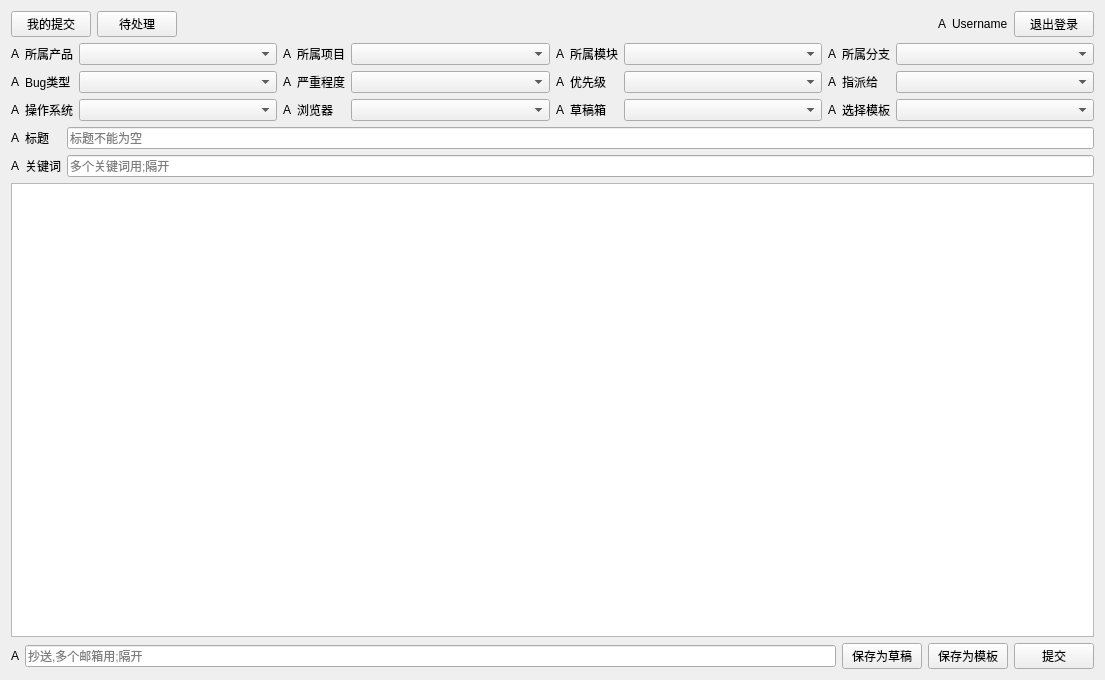
<?xml version="1.0" encoding="UTF-8"?>
<ui version="4.0">
 <class>MainWindow</class>
 <widget class="QWidget" name="MainWindow">
  <property name="geometry">
   <rect>
    <x>0</x>
    <y>0</y>
    <width>1105</width>
    <height>680</height>
   </rect>
  </property>
  <property name="windowTitle">
   <string>Form</string>
  </property>
  <layout class="QGridLayout" name="gridLayout_5">
   <item row="0" column="0">
    <layout class="QGridLayout" name="gridLayout_2">
     <item row="0" column="0">
      <widget class="QPushButton" name="my_commit_btn">
       <property name="toolTip">
        <string>我的提交 查看我提交的工单</string>
       </property>
       <property name="text">
        <string>我的提交</string>
       </property>
      </widget>
     </item>
     <item row="0" column="1">
      <widget class="QPushButton" name="assigned_me_btn">
       <property name="toolTip">
        <string>待处理 查看指派给我的工单</string>
       </property>
       <property name="text">
        <string>待处理</string>
       </property>
      </widget>
     </item>
     <item row="0" column="2">
      <spacer name="horizontalSpacer">
       <property name="orientation">
        <enum>Qt::Horizontal</enum>
       </property>
       <property name="sizeHint" stdset="0">
        <size>
         <width>40</width>
         <height>20</height>
        </size>
       </property>
      </spacer>
     </item>
     <item row="0" column="3">
      <widget class="QLabel" name="user_name_icon">
       <property name="text">
        <string>A</string>
       </property>
      </widget>
     </item>
     <item row="0" column="4">
      <widget class="QLabel" name="user_name_label">
       <property name="text">
        <string>Username</string>
       </property>
      </widget>
     </item>
     <item row="0" column="5">
      <widget class="QPushButton" name="logout_btn">
       <property name="text">
        <string>退出登录</string>
       </property>
      </widget>
     </item>
    </layout>
   </item>
   <item row="1" column="0">
    <layout class="QGridLayout" name="gridLayout">
     <item row="0" column="0">
      <widget class="QLabel" name="product_icon">
       <property name="text">
        <string>A</string>
       </property>
      </widget>
     </item>
     <item row="0" column="1">
      <widget class="QLabel" name="product_label">
       <property name="text">
        <string>所属产品</string>
       </property>
      </widget>
     </item>
     <item row="0" column="2">
      <widget class="QComboBox" name="product_box">
       <property name="sizePolicy">
        <sizepolicy hsizetype="Expanding" vsizetype="Fixed">
         <horstretch>0</horstretch>
         <verstretch>0</verstretch>
        </sizepolicy>
       </property>
       <property name="toolTip">
        <string>&lt;html&gt;&lt;head/&gt;&lt;body&gt;&lt;p&gt;所属产品 &lt;span style=&quot; font-weight:600; color:#ff0000;&quot;&gt;必填&lt;/span&gt;&lt;/p&gt;&lt;/body&gt;&lt;/html&gt;</string>
       </property>
       <property name="layoutDirection">
        <enum>Qt::LeftToRight</enum>
       </property>
       <property name="placeholderText">
        <string/>
       </property>
      </widget>
     </item>
     <item row="0" column="3">
      <widget class="QLabel" name="project_icon">
       <property name="text">
        <string>A</string>
       </property>
      </widget>
     </item>
     <item row="0" column="4">
      <widget class="QLabel" name="project_label">
       <property name="text">
        <string>所属项目</string>
       </property>
      </widget>
     </item>
     <item row="0" column="5">
      <widget class="QComboBox" name="project_box">
       <property name="sizePolicy">
        <sizepolicy hsizetype="Expanding" vsizetype="Fixed">
         <horstretch>0</horstretch>
         <verstretch>0</verstretch>
        </sizepolicy>
       </property>
       <property name="toolTip">
        <string>&lt;html&gt;&lt;head/&gt;&lt;body&gt;&lt;p&gt;所属项目 &lt;span style=&quot; font-weight:600; color:#ff0000;&quot;&gt;必填&lt;/span&gt;&lt;/p&gt;&lt;/body&gt;&lt;/html&gt;</string>
       </property>
      </widget>
     </item>
     <item row="0" column="6">
      <widget class="QLabel" name="module_icon">
       <property name="text">
        <string>A</string>
       </property>
      </widget>
     </item>
     <item row="0" column="7">
      <widget class="QLabel" name="module_label">
       <property name="text">
        <string>所属模块</string>
       </property>
      </widget>
     </item>
     <item row="0" column="8">
      <widget class="QComboBox" name="module_box">
       <property name="sizePolicy">
        <sizepolicy hsizetype="Expanding" vsizetype="Fixed">
         <horstretch>0</horstretch>
         <verstretch>0</verstretch>
        </sizepolicy>
       </property>
       <property name="toolTip">
        <string>所属模块 选填</string>
       </property>
      </widget>
     </item>
     <item row="0" column="9">
      <widget class="QLabel" name="branch_icon">
       <property name="text">
        <string>A</string>
       </property>
      </widget>
     </item>
     <item row="0" column="10">
      <widget class="QLabel" name="branch_label">
       <property name="text">
        <string>所属分支</string>
       </property>
      </widget>
     </item>
     <item row="0" column="11">
      <widget class="QComboBox" name="branch_box">
       <property name="sizePolicy">
        <sizepolicy hsizetype="Expanding" vsizetype="Fixed">
         <horstretch>0</horstretch>
         <verstretch>0</verstretch>
        </sizepolicy>
       </property>
       <property name="toolTip">
        <string>所属分支 选填</string>
       </property>
      </widget>
     </item>
     <item row="1" column="0">
      <widget class="QLabel" name="type_icon">
       <property name="text">
        <string>A</string>
       </property>
      </widget>
     </item>
     <item row="1" column="1">
      <widget class="QLabel" name="type_label">
       <property name="text">
        <string>Bug类型</string>
       </property>
      </widget>
     </item>
     <item row="1" column="2">
      <widget class="QComboBox" name="type_box">
       <property name="sizePolicy">
        <sizepolicy hsizetype="Expanding" vsizetype="Fixed">
         <horstretch>0</horstretch>
         <verstretch>0</verstretch>
        </sizepolicy>
       </property>
       <property name="toolTip">
        <string>&lt;html&gt;&lt;head/&gt;&lt;body&gt;&lt;p&gt;Bug类型 &lt;span style=&quot; font-weight:600; color:#ff0000;&quot;&gt;必填&lt;/span&gt;&lt;/p&gt;&lt;/body&gt;&lt;/html&gt;</string>
       </property>
      </widget>
     </item>
     <item row="1" column="3">
      <widget class="QLabel" name="severity_icon">
       <property name="text">
        <string>A</string>
       </property>
      </widget>
     </item>
     <item row="1" column="4">
      <widget class="QLabel" name="severity_label">
       <property name="text">
        <string>严重程度</string>
       </property>
      </widget>
     </item>
     <item row="1" column="5">
      <widget class="QComboBox" name="severity_box">
       <property name="sizePolicy">
        <sizepolicy hsizetype="Expanding" vsizetype="Fixed">
         <horstretch>0</horstretch>
         <verstretch>0</verstretch>
        </sizepolicy>
       </property>
       <property name="toolTip">
        <string>&lt;html&gt;&lt;head/&gt;&lt;body&gt;&lt;p&gt;严重程度 &lt;span style=&quot; font-weight:600; color:#ff0000;&quot;&gt;必填&lt;/span&gt;&lt;/p&gt;&lt;/body&gt;&lt;/html&gt;</string>
       </property>
      </widget>
     </item>
     <item row="1" column="6">
      <widget class="QLabel" name="pri_icon">
       <property name="text">
        <string>A</string>
       </property>
      </widget>
     </item>
     <item row="1" column="7">
      <widget class="QLabel" name="pri_label">
       <property name="text">
        <string>优先级</string>
       </property>
      </widget>
     </item>
     <item row="1" column="8">
      <widget class="QComboBox" name="pri_box">
       <property name="sizePolicy">
        <sizepolicy hsizetype="Expanding" vsizetype="Fixed">
         <horstretch>0</horstretch>
         <verstretch>0</verstretch>
        </sizepolicy>
       </property>
       <property name="toolTip">
        <string>&lt;html&gt;&lt;head/&gt;&lt;body&gt;&lt;p&gt;优先级 &lt;span style=&quot; font-weight:600; color:#ff0000;&quot;&gt;必填&lt;/span&gt;&lt;/p&gt;&lt;/body&gt;&lt;/html&gt;</string>
       </property>
      </widget>
     </item>
     <item row="1" column="9">
      <widget class="QLabel" name="version_icon">
       <property name="text">
        <string>A</string>
       </property>
      </widget>
     </item>
     <item row="1" column="10">
      <widget class="QLabel" name="assigned_label">
       <property name="text">
        <string>指派给</string>
       </property>
      </widget>
     </item>
     <item row="1" column="11">
      <widget class="QComboBox" name="assigned_box">
       <property name="toolTip">
        <string>&lt;html&gt;&lt;head/&gt;&lt;body&gt;&lt;p&gt;指派给 &lt;span style=&quot; font-weight:600; color:#ff0000;&quot;&gt;必填&lt;/span&gt;&lt;/p&gt;&lt;/body&gt;&lt;/html&gt;</string>
       </property>
      </widget>
     </item>
     <item row="2" column="0">
      <widget class="QLabel" name="os_icon">
       <property name="text">
        <string>A</string>
       </property>
      </widget>
     </item>
     <item row="2" column="1">
      <widget class="QLabel" name="os_label">
       <property name="text">
        <string>操作系统</string>
       </property>
      </widget>
     </item>
     <item row="2" column="2">
      <widget class="QComboBox" name="os_box">
       <property name="sizePolicy">
        <sizepolicy hsizetype="Expanding" vsizetype="Fixed">
         <horstretch>0</horstretch>
         <verstretch>0</verstretch>
        </sizepolicy>
       </property>
       <property name="toolTip">
        <string>操作系统 选填</string>
       </property>
      </widget>
     </item>
     <item row="2" column="3">
      <widget class="QLabel" name="browser_icon">
       <property name="text">
        <string>A</string>
       </property>
      </widget>
     </item>
     <item row="2" column="4">
      <widget class="QLabel" name="browser_label">
       <property name="text">
        <string>浏览器</string>
       </property>
      </widget>
     </item>
     <item row="2" column="5">
      <widget class="QComboBox" name="browser_box">
       <property name="sizePolicy">
        <sizepolicy hsizetype="Expanding" vsizetype="Fixed">
         <horstretch>0</horstretch>
         <verstretch>0</verstretch>
        </sizepolicy>
       </property>
       <property name="toolTip">
        <string>浏览器 选填</string>
       </property>
      </widget>
     </item>
     <item row="2" column="6">
      <widget class="QLabel" name="draft_icon">
       <property name="text">
        <string>A</string>
       </property>
      </widget>
     </item>
     <item row="2" column="7">
      <widget class="QLabel" name="draft_label">
       <property name="text">
        <string>草稿箱</string>
       </property>
      </widget>
     </item>
     <item row="2" column="8">
      <widget class="QComboBox" name="draft_box">
       <property name="sizePolicy">
        <sizepolicy hsizetype="Expanding" vsizetype="Fixed">
         <horstretch>0</horstretch>
         <verstretch>0</verstretch>
        </sizepolicy>
       </property>
       <property name="toolTip">
        <string>草稿箱 选择保存的草稿继续编辑</string>
       </property>
      </widget>
     </item>
     <item row="2" column="9">
      <widget class="QLabel" name="template_icon">
       <property name="text">
        <string>A</string>
       </property>
      </widget>
     </item>
     <item row="2" column="10">
      <widget class="QLabel" name="template_label">
       <property name="text">
        <string>选择模板</string>
       </property>
      </widget>
     </item>
     <item row="2" column="11">
      <widget class="QComboBox" name="template_box">
       <property name="sizePolicy">
        <sizepolicy hsizetype="Expanding" vsizetype="Fixed">
         <horstretch>0</horstretch>
         <verstretch>0</verstretch>
        </sizepolicy>
       </property>
       <property name="toolTip">
        <string>选择模板 复用模板快速编辑</string>
       </property>
      </widget>
     </item>
    </layout>
   </item>
   <item row="2" column="0">
    <layout class="QGridLayout" name="gridLayout_3">
     <item row="0" column="0">
      <widget class="QLabel" name="title_icon">
       <property name="text">
        <string>A</string>
       </property>
      </widget>
     </item>
     <item row="0" column="1">
      <widget class="QLabel" name="title_label">
       <property name="text">
        <string>标题</string>
       </property>
      </widget>
     </item>
     <item row="0" column="2">
      <widget class="QLineEdit" name="title_edit">
       <property name="toolTip">
        <string>&lt;html&gt;&lt;head/&gt;&lt;body&gt;&lt;p&gt;标题 &lt;span style=&quot; font-weight:600; color:#ff0000;&quot;&gt;必填&lt;/span&gt;&lt;/p&gt;&lt;/body&gt;&lt;/html&gt;</string>
       </property>
       <property name="text">
        <string/>
       </property>
       <property name="placeholderText">
        <string>标题不能为空</string>
       </property>
      </widget>
     </item>
     <item row="1" column="0">
      <widget class="QLabel" name="keywords_icon">
       <property name="text">
        <string>A</string>
       </property>
      </widget>
     </item>
     <item row="1" column="1">
      <widget class="QLabel" name="keywords_label">
       <property name="text">
        <string>关键词</string>
       </property>
      </widget>
     </item>
     <item row="1" column="2">
      <widget class="QLineEdit" name="keywords_edit">
       <property name="toolTip">
        <string>关键词 选填</string>
       </property>
       <property name="placeholderText">
        <string>多个关键词用;隔开</string>
       </property>
      </widget>
     </item>
    </layout>
   </item>
   <item row="3" column="0">
    <widget class="QPlainTextEdit" name="main_edit">
     <property name="toolTip">
      <string>&lt;html&gt;&lt;head/&gt;&lt;body&gt;&lt;p&gt;主要内容 描述复现步骤 定位思路 &lt;span style=&quot; font-weight:600; color:#ff0000;&quot;&gt;必填&lt;/span&gt;&lt;/p&gt;&lt;/body&gt;&lt;/html&gt;</string>
     </property>
    </widget>
   </item>
   <item row="4" column="0">
    <layout class="QGridLayout" name="gridLayout_4">
     <item row="0" column="0">
      <widget class="QLabel" name="mailto_icon">
       <property name="text">
        <string>A</string>
       </property>
      </widget>
     </item>
     <item row="0" column="1">
      <widget class="QLineEdit" name="mailto_edit">
       <property name="toolTip">
        <string>抄送 选填</string>
       </property>
       <property name="placeholderText">
        <string>抄送,多个邮箱用;隔开</string>
       </property>
      </widget>
     </item>
     <item row="0" column="2">
      <widget class="QPushButton" name="save_to_draft_btn">
       <property name="toolTip">
        <string>将当前编辑内容保存为草稿</string>
       </property>
       <property name="text">
        <string>保存为草稿</string>
       </property>
      </widget>
     </item>
     <item row="0" column="3">
      <widget class="QPushButton" name="save_to_template_btn">
       <property name="toolTip">
        <string>将当前内容作为模板保存</string>
       </property>
       <property name="text">
        <string>保存为模板</string>
       </property>
      </widget>
     </item>
     <item row="0" column="4">
      <widget class="QPushButton" name="commit_btn">
       <property name="text">
        <string>提交</string>
       </property>
      </widget>
     </item>
    </layout>
   </item>
  </layout>
 </widget>
 <resources/>
 <connections/>
</ui>
